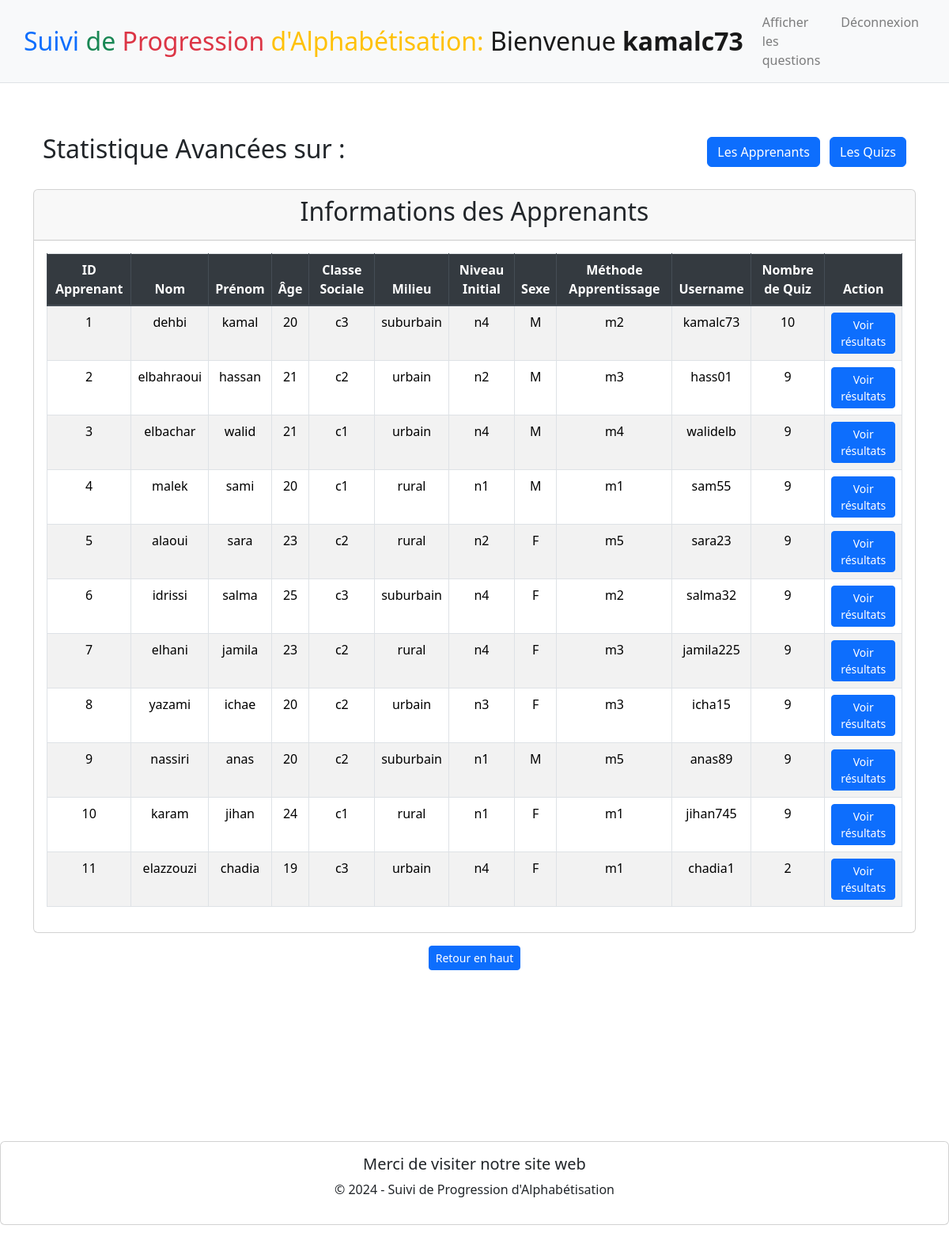
/mainAdmin (signed in), run on an earlier commit of the app's database.
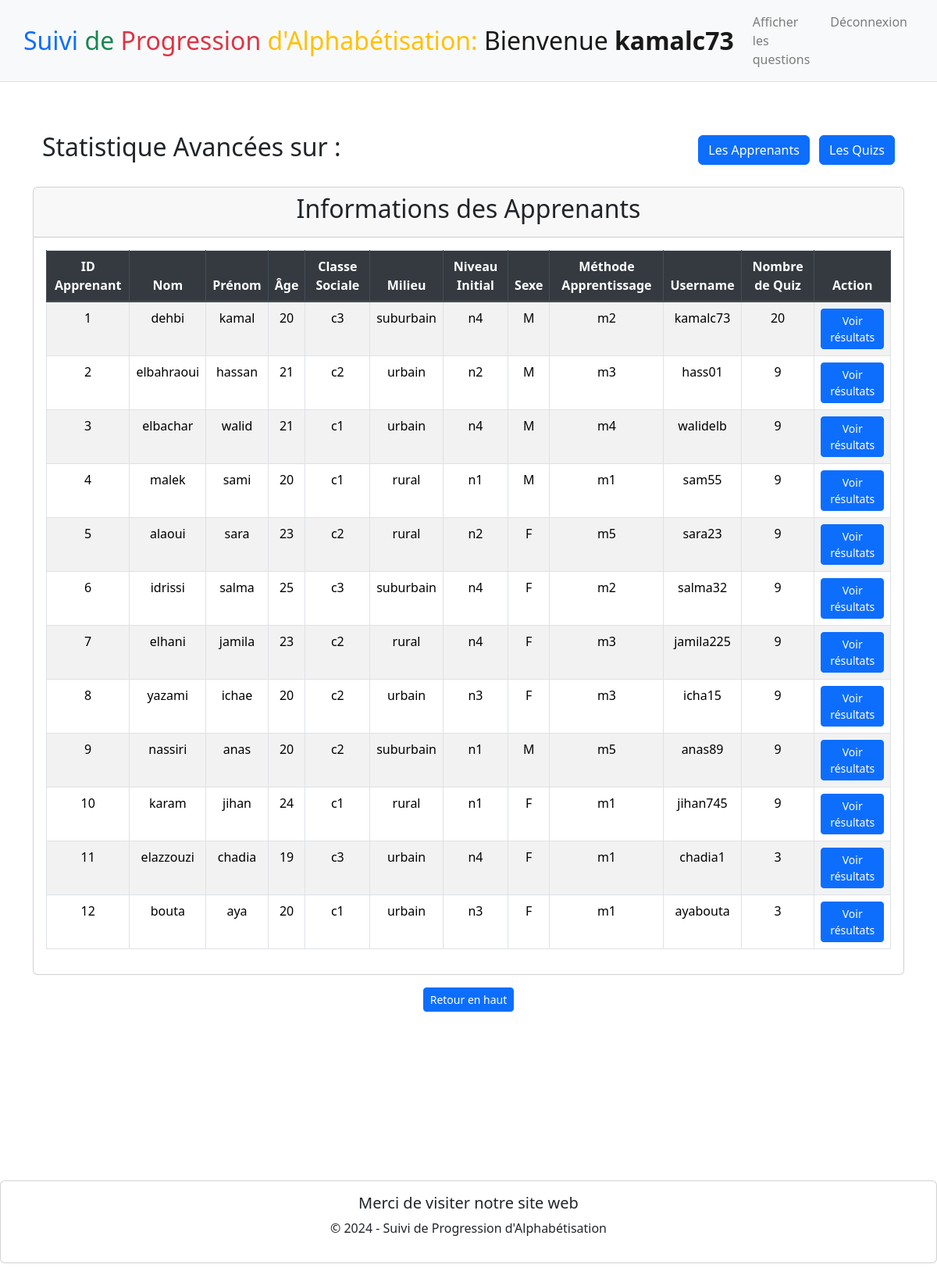
And on a later commit of the database.
### tables this page shows
CREATE TABLE apprenant (
    id INTEGER PRIMARY KEY AUTOINCREMENT,
    nom TEXT NOT NULL,
    prenom TEXT NOT NULL,
    age INTEGER DEFAULT NULL,
    classe_sociale TEXT DEFAULT NULL,
    milieu TEXT DEFAULT NULL,
    niveau_initial TEXT DEFAULT NULL,
    sexe TEXT DEFAULT NULL,
    methodeApprentissage TEXT DEFAULT NULL,
    id_user INTEGER DEFAULT NULL,
    FOREIGN KEY (id_user) REFERENCES user(id)
);

CREATE TABLE user (
    id INTEGER PRIMARY KEY AUTOINCREMENT,
    username VARCHAR(25) NOT NULL UNIQUE,
    password VARCHAR(25) NOT NULL,
    type VARCHAR(10) NOT NULL
);

### app.py (the view)
@app.route("/mainAdmin", methods=["GET"])
def mainAdmin():
    if request.method == "GET" and 'user_id' in session:
        conn = sqlite3.connect('database.db')
        cursor = conn.cursor()
        cursor.execute('''
            SELECT a.id, nom, prenom, age, classe_sociale, milieu,
                   niveau_initial, sexe, methodeApprentissage, u.username,
                   COUNT(q.id) AS quiz_count, u.id
            FROM apprenant a
            JOIN user u ON a.id_user = u.id
            LEFT JOIN quiz q ON a.id_user = q.id_user
            GROUP BY a.id, nom, prenom, age, classe_sociale, milieu,
                     niveau_initial, sexe, methodeApprentissage, u.username
        ''')
        apprenant = cursor.fetchall()
        cursor.execute("SELECT username FROM user WHERE id = ?", (session['user_id'],))
        username = cursor.fetchone()
        conn.close()
        return render_template("MainAdmin.html", apprenant=apprenant, username=username[0])
    else:
        return redirect(url_for('home'))

### templates/MainAdmin.html (shortened to what this page needs)
{% extends "layout.html" %}
{% block navLink %}
    <li class="nav-item">
        <a class="nav-link" href="{{ url_for('afficherQuestions') }}">Afficher les questions</a>
    </li>
{% endblock %}
{% block welcome %}
    <span>Bienvenue <b>{{ username }}</b></span>
{% endblock %}
{% block main %}
    <div class="container-fluid">
        <div class="row justify-content-between align-items-center mt-3">
            <div class="col">
                <h2 id="statistiques" class="text-left">Statistique Avancées sur :</h2>
            </div>
            <div class="col-auto">
                <a class="btn btn-primary me-2" href="{{ url_for('statistiquesAp') }}">Les Apprenants</a>
                <a class="btn btn-primary" href="{{ url_for('statistiquesQu') }}">Les Quizs</a>
            </div>
        </div>
    </div>
    <br>
    <div class="card">
        <div class="card-header">
            <h2>Informations des Apprenants</h2>
        </div>
        <div class="card-body">
            <table class="table table-striped table-bordered">
                <thead class="thead-dark">
                    <tr>
                        <th>ID Apprenant</th>
                        <th>Nom</th>
                        <th>Prénom</th>
                        <th>Âge</th>
                        <th>Classe Sociale</th>
                        <th>Milieu</th>
                        <th>Niveau Initial</th>
                        <th>Sexe</th>
                        <th>Méthode Apprentissage</th>
                        <th>Username</th>
                        <th>Nombre de Quiz</th>
                        <th>Action</th>
                    </tr>
                </thead>
                <tbody>
                    {% for row in apprenant %}
                    <tr>
                        <td>{{ row[0] }}</td>
                        <td>{{ row[1] }}</td>
                        <td>{{ row[2] }}</td>
                        <td>{{ row[3] }}</td>
                        <td>{{ row[4] }}</td>
                        <td>{{ row[5] }}</td>
                        <td>{{ row[6] }}</td>
                        <td>{{ row[7] }}</td>
                        <td>{{ row[8] }}</td>
                        <td>{{ row[9] }}</td>
                        <td>{{ row[10] }}</td>
                        <td>
                            <form action="{{ url_for('userResultat') }}" method="GET" style="display:inline;">
                                <button type="submit" class="btn btn-primary btn-sm">Voir résultats</button>
                            </form>
                        </td>
                    </tr>
                    {% endfor %}
                </tbody>
            </table>
        </div>
    </div>
    <div class="container-fluid">
        <div class="row justify-content-center align-items-center mt-3">
            <div class="col-auto">
                <a href="#statistiques" class="btn btn-primary btn-sm">Retour en haut</a>
            </div>
        </div>
    </div>
{% endblock %}

What changed in the data, as far as the page shows it:
computed for apprenant "dehbi": age "10" → "20"
computed for apprenant "elazzouzi": row "2" → "3"
added apprenant: id "12", nom "bouta", prenom "aya", age "20", classe_sociale "c1", milieu "urbain", niveau_initial "n3", sexe "F", methodeApprentissage "m1", username "ayabouta", row "3"
